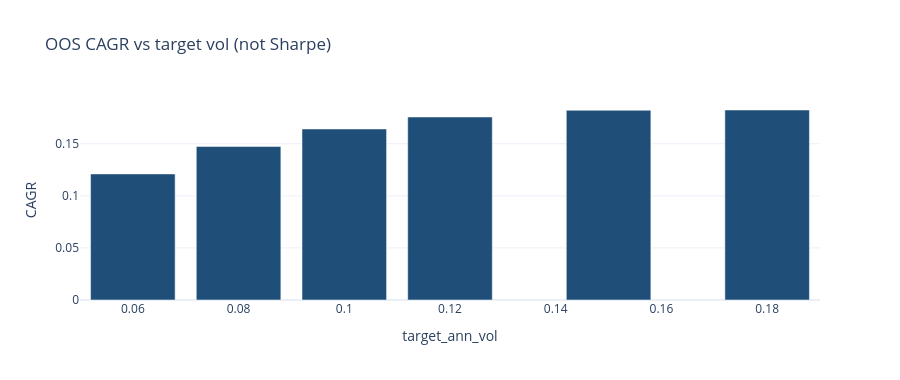
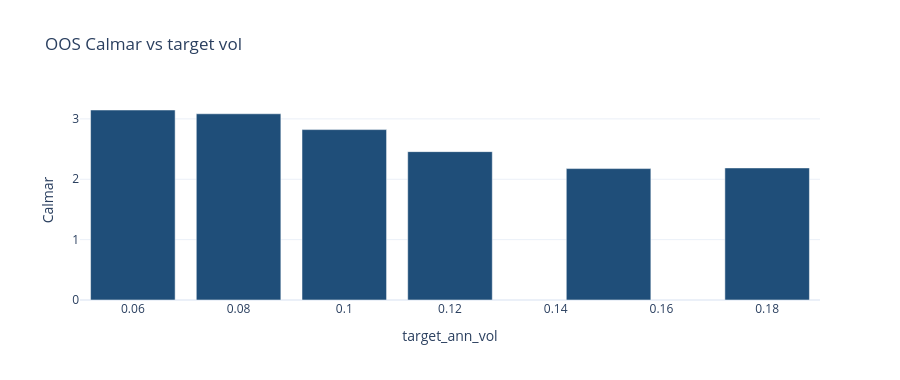
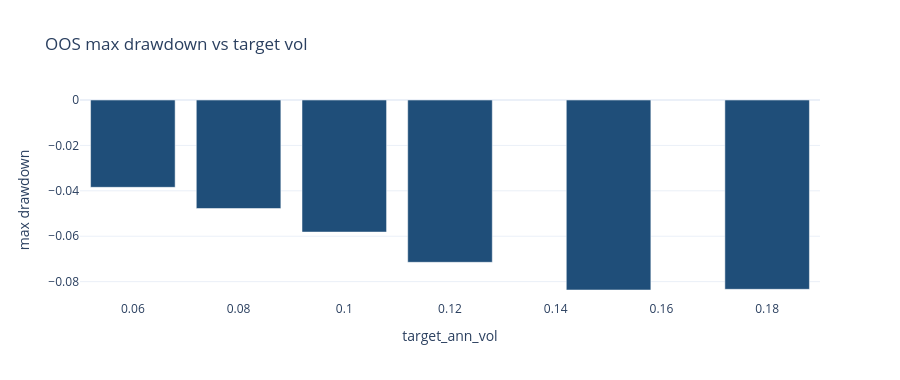

The cell these charts' notebook holds for them, in order:
### Markdown cell above
## 2. Vol-target surface

Frozen VT family; only `target_ann_vol` changes. IS and OOS are reported separately. Half-Kelly is a **ceiling**, not an objective.

### Code cell
PACK = {}

def run(is_end, max_oos_dd):
    pack = run_leverage_policy(
        BASE,
        CFG,
        targets=list(DEFAULT_TARGETS),
        is_end=is_end,
        periods_per_year=PERIODS_PER_YEAR,
        max_oos_dd=float(max_oos_dd),
        pick=PICK,
        artifact_path=ARTIFACT_PATH,
        sleeve=SLEEVE,
        vt_star=VT_STAR,
    )
    PACK.clear()
    PACK.update(pack)
    print("This overlay is live VT on **base** returns, not r'=k r on the sealed net parquet.")
    print("half-Kelly vol ceiling (not an objective)", pack["half_kelly_vol"])
    display(pack["surface"])
    display(pd.Series(pack["decision"], name="policy").to_frame("value"))
    display(surface_cagr_figure(pack["surface"]))
    display(surface_calmar_figure(pack["surface"]))
    display(surface_dd_figure(pack["surface"]))
    return pack

pack = run(DEFAULT_IS_END, DEFAULT_DD_CAP)
try:
    import ipywidgets as w
    ui = w.interactive(
        run,
        is_end=w.Text(value=str(DEFAULT_IS_END), description="IS end"),
        max_oos_dd=w.FloatSlider(min=0.05, max=0.50, value=DEFAULT_DD_CAP, step=0.05, description="DD veto"),
    )
    display(ui)
except Exception as exc:
    print("ipywidgets unavailable (%s); default run already executed" % exc)

### Figure 1 — Plotly figure (JSON) as saved in the notebook; plotly's stock layout.template omitted (floating-point values rounded to 4 significant figures)
{"data": [{"marker": {"color": "#1f4e79"}, "name": "oos_cagr", "type": "bar", "x": [0.06, 0.08, 0.1, 0.12, 0.15, 0.18], "y": [0.1211, 0.1474, 0.1642, 0.1757, 0.1822, 0.1824]}], "layout": {"height": 380, "title": {"text": "OOS CAGR vs target vol (not Sharpe)"}, "xaxis": {"title": {"text": "target_ann_vol"}}, "yaxis": {"title": {"text": "CAGR"}}}}

### Figure 2 — Plotly figure (JSON) as saved in the notebook; plotly's stock layout.template omitted (floating-point values rounded to 4 significant figures)
{"data": [{"marker": {"color": "#1f4e79"}, "name": "oos_calmar", "type": "bar", "x": [0.06, 0.08, 0.1, 0.12, 0.15, 0.18], "y": [3.147, 3.085, 2.823, 2.458, 2.177, 2.188]}], "layout": {"height": 380, "title": {"text": "OOS Calmar vs target vol"}, "xaxis": {"title": {"text": "target_ann_vol"}}, "yaxis": {"title": {"text": "Calmar"}}}}

### Figure 3 — Plotly figure (JSON) as saved in the notebook; plotly's stock layout.template omitted (floating-point values rounded to 4 significant figures)
{"data": [{"marker": {"color": "#1f4e79"}, "name": "oos_max_drawdown", "type": "bar", "x": [0.06, 0.08, 0.1, 0.12, 0.15, 0.18], "y": [-0.03846, -0.0478, -0.05817, -0.07149, -0.08369, -0.08338]}], "layout": {"height": 380, "title": {"text": "OOS max drawdown vs target vol"}, "xaxis": {"title": {"text": "target_ann_vol"}}, "yaxis": {"title": {"text": "max drawdown"}}}}
